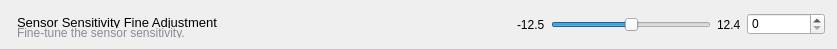
              <widget class="QGroupBox" name="osr">
               <property name="sizePolicy">
                <sizepolicy hsizetype="Preferred" vsizetype="Maximum">
                 <horstretch>0</horstretch>
                 <verstretch>0</verstretch>
                </sizepolicy>
               </property>
               <property name="minimumSize">
                <size>
                 <width>0</width>
                 <height>50</height>
                </size>
               </property>
               <property name="maximumSize">
                <size>
                 <width>16777215</width>
                 <height>50</height>
                </size>
               </property>
               <property name="styleSheet">
                <string notr="true">QGroupBox {
	border-top:none;
	border-bottom:1px solid #C1C7CD;
}</string>
               </property>
               <property name="title">
                <string/>
               </property>
               <layout class="QHBoxLayout" name="horizontalLayout_4">
                <item>
                 <layout class="QVBoxLayout" name="verticalLayout_5">
                  <property name="spacing">
                   <number>0</number>
                  </property>
                  <property name="leftMargin">
                   <number>5</number>
                  </property>
                  <property name="topMargin">
                   <number>6</number>
                  </property>
                  <item>
                   <widget class="QLabel" name="label_3">
                    <property name="font">
                     <font>
                      <pointsize>10</pointsize>
                     </font>
                    </property>
                    <property name="styleSheet">
                     <string notr="true"/>
                    </property>
                    <property name="text">
                     <string>Sensor Sensitivity Fine Adjustment</string>
                    </property>
                   </widget>
                  </item>
                  <item>
                   <widget class="QLabel" name="label_4">
                    <property name="styleSheet">
                     <string notr="true">color:rgb(135, 141, 150)</string>
                    </property>
                    <property name="text">
                     <string>Fine-tune the sensor sensitivity.</string>
                    </property>
                   </widget>
                  </item>
                 </layout>
                </item>
                <item>
                 <spacer name="horizontalSpacer_2">
                  <property name="orientation">
                   <enum>Qt::Orientation::Horizontal</enum>
                  </property>
                  <property name="sizeHint" stdset="0">
                   <size>
                    <width>294</width>
                    <height>20</height>
                   </size>
                  </property>
                 </spacer>
                </item>
                <item>
                 <widget class="QLabel" name="sg_min">
                  <property name="text">
                   <string>-12.5</string>
                  </property>
                 </widget>
                </item>
                <item>
                 <widget class="QSlider" name="sg_slider">
                  <property name="sizePolicy">
                   <sizepolicy hsizetype="Minimum" vsizetype="Fixed">
                    <horstretch>0</horstretch>
                    <verstretch>0</verstretch>
                   </sizepolicy>
                  </property>
                  <property name="minimumSize">
                   <size>
                    <width>160</width>
                    <height>0</height>
                   </size>
                  </property>
                  <property name="minimum">
                   <number>-125</number>
                  </property>
                  <property name="maximum">
                   <number>124</number>
                  </property>
                  <property name="orientation">
                   <enum>Qt::Orientation::Horizontal</enum>
                  </property>
                 </widget>
                </item>
                <item>
                 <widget class="QLabel" name="sg_max">
                  <property name="text">
                   <string>12.4</string>
                  </property>
                 </widget>
                </item>
                <item>
                 <widget class="QSpinBox" name="sg_spin">
                  <property name="minimumSize">
                   <size>
                    <width>78</width>
                    <height>0</height>
                   </size>
                  </property>
                 </widget>
                </item>
               </layout>
              </widget>
